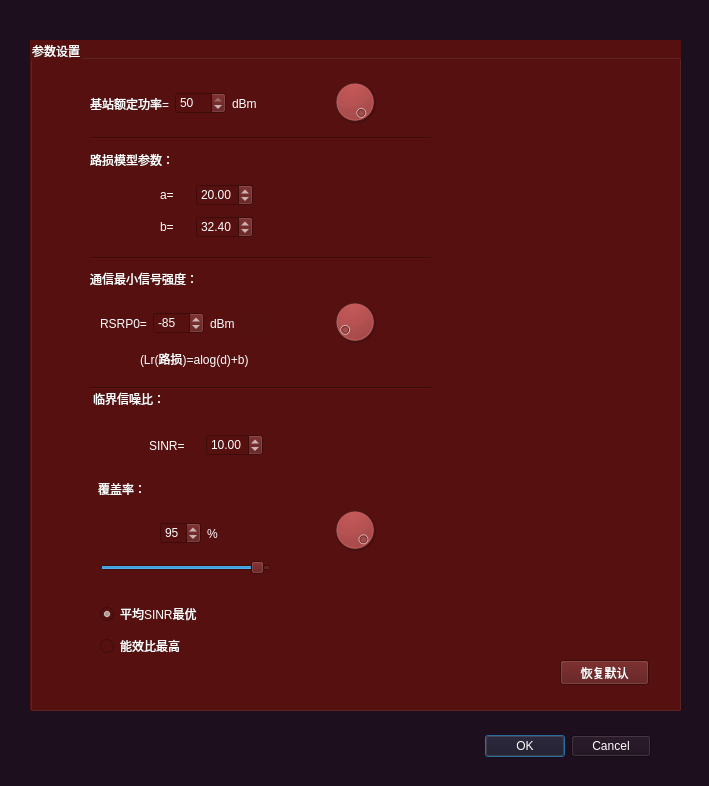
<?xml version="1.0" encoding="UTF-8"?>
<ui version="4.0">
 <class>self_set</class>
 <widget class="QDialog" name="self_set">
  <property name="geometry">
   <rect>
    <x>0</x>
    <y>0</y>
    <width>709</width>
    <height>786</height>
   </rect>
  </property>
  <property name="windowTitle">
   <string>自配置</string>
  </property>
  <property name="styleSheet">
   <string notr="true">background-color: rgb(29, 15, 29);</string>
  </property>
  <widget class="QDialogButtonBox" name="buttonBox">
   <property name="geometry">
    <rect>
     <x>310</x>
     <y>730</y>
     <width>341</width>
     <height>32</height>
    </rect>
   </property>
   <property name="styleSheet">
    <string notr="true">color: rgb(255, 255, 255);</string>
   </property>
   <property name="orientation">
    <enum>Qt::Horizontal</enum>
   </property>
   <property name="standardButtons">
    <set>QDialogButtonBox::Cancel|QDialogButtonBox::Ok</set>
   </property>
  </widget>
  <widget class="QGroupBox" name="groupBox">
   <property name="geometry">
    <rect>
     <x>30</x>
     <y>40</y>
     <width>651</width>
     <height>671</height>
    </rect>
   </property>
   <property name="styleSheet">
    <string notr="true">color: rgb(255, 255, 255);
background-color: rgb(87, 16, 16);


</string>
   </property>
   <property name="title">
    <string>参数设置</string>
   </property>
   <widget class="QDial" name="dial">
    <property name="geometry">
     <rect>
      <x>300</x>
      <y>30</y>
      <width>50</width>
      <height>64</height>
     </rect>
    </property>
    <property name="maximum">
     <number>50</number>
    </property>
    <property name="value">
     <number>50</number>
    </property>
   </widget>
   <widget class="Line" name="line">
    <property name="geometry">
     <rect>
      <x>60</x>
      <y>90</y>
      <width>341</width>
      <height>16</height>
     </rect>
    </property>
    <property name="styleSheet">
     <string notr="true">color: rgb(255, 255, 255);</string>
    </property>
    <property name="orientation">
     <enum>Qt::Horizontal</enum>
    </property>
   </widget>
   <widget class="Line" name="line_2">
    <property name="geometry">
     <rect>
      <x>60</x>
      <y>210</y>
      <width>341</width>
      <height>16</height>
     </rect>
    </property>
    <property name="orientation">
     <enum>Qt::Horizontal</enum>
    </property>
   </widget>
   <widget class="QLabel" name="label_2">
    <property name="geometry">
     <rect>
      <x>60</x>
      <y>230</y>
      <width>141</width>
      <height>17</height>
     </rect>
    </property>
    <property name="text">
     <string>通信最小信号强度：</string>
    </property>
   </widget>
   <widget class="QDial" name="dial_2">
    <property name="geometry">
     <rect>
      <x>300</x>
      <y>250</y>
      <width>50</width>
      <height>64</height>
     </rect>
    </property>
    <property name="minimum">
     <number>-99</number>
    </property>
    <property name="value">
     <number>-85</number>
    </property>
   </widget>
   <widget class="QLabel" name="label_9">
    <property name="geometry">
     <rect>
      <x>110</x>
      <y>310</y>
      <width>141</width>
      <height>17</height>
     </rect>
    </property>
    <property name="text">
     <string>(Lr(路损)=alog(d)+b)</string>
    </property>
   </widget>
   <widget class="Line" name="line_3">
    <property name="geometry">
     <rect>
      <x>60</x>
      <y>340</y>
      <width>341</width>
      <height>16</height>
     </rect>
    </property>
    <property name="autoFillBackground">
     <bool>false</bool>
    </property>
    <property name="styleSheet">
     <string notr="true">color: rgb(255, 255, 255);</string>
    </property>
    <property name="orientation">
     <enum>Qt::Horizontal</enum>
    </property>
   </widget>
   <widget class="QLabel" name="label_10">
    <property name="geometry">
     <rect>
      <x>80</x>
      <y>360</y>
      <width>67</width>
      <height>17</height>
     </rect>
    </property>
    <property name="text">
     <string/>
    </property>
   </widget>
   <widget class="QLabel" name="label_11">
    <property name="geometry">
     <rect>
      <x>68</x>
      <y>440</y>
      <width>67</width>
      <height>17</height>
     </rect>
    </property>
    <property name="text">
     <string>覆盖率：</string>
    </property>
   </widget>
   <widget class="QWidget" name="layoutWidget">
    <property name="geometry">
     <rect>
      <x>70</x>
      <y>560</y>
      <width>120</width>
      <height>60</height>
     </rect>
    </property>
    <layout class="QVBoxLayout" name="verticalLayout_2">
     <item>
      <widget class="QRadioButton" name="radioButton">
       <property name="text">
        <string>平均SINR最优</string>
       </property>
       <property name="checked">
        <bool>true</bool>
       </property>
      </widget>
     </item>
     <item>
      <widget class="QRadioButton" name="radioButton_2">
       <property name="text">
        <string>能效比最高</string>
       </property>
       <property name="checked">
        <bool>false</bool>
       </property>
      </widget>
     </item>
    </layout>
   </widget>
   <widget class="QSlider" name="horizontalSlider">
    <property name="geometry">
     <rect>
      <x>70</x>
      <y>520</y>
      <width>171</width>
      <height>16</height>
     </rect>
    </property>
    <property name="value">
     <number>95</number>
    </property>
    <property name="orientation">
     <enum>Qt::Horizontal</enum>
    </property>
   </widget>
   <widget class="QLabel" name="label_4">
    <property name="geometry">
     <rect>
      <x>60</x>
      <y>110</y>
      <width>105</width>
      <height>20</height>
     </rect>
    </property>
    <property name="text">
     <string>路损模型参数：</string>
    </property>
   </widget>
   <widget class="QWidget" name="layoutWidget">
    <property name="geometry">
     <rect>
      <x>130</x>
      <y>140</y>
      <width>93</width>
      <height>62</height>
     </rect>
    </property>
    <layout class="QVBoxLayout" name="verticalLayout">
     <item>
      <layout class="QHBoxLayout" name="horizontalLayout_3">
       <item>
        <widget class="QLabel" name="label_3">
         <property name="text">
          <string>a=</string>
         </property>
        </widget>
       </item>
       <item>
        <widget class="QDoubleSpinBox" name="PARAMETERA">
         <property name="autoFillBackground">
          <bool>false</bool>
         </property>
         <property name="styleSheet">
          <string notr="true">border-image: url(:/new/prefix1/back.PNG);</string>
         </property>
         <property name="value">
          <double>20.000000000000000</double>
         </property>
        </widget>
       </item>
      </layout>
     </item>
     <item>
      <layout class="QHBoxLayout" name="horizontalLayout_6">
       <item>
        <widget class="QLabel" name="label_6">
         <property name="text">
          <string>b=</string>
         </property>
        </widget>
       </item>
       <item>
        <widget class="QDoubleSpinBox" name="PARAMETERB">
         <property name="autoFillBackground">
          <bool>false</bool>
         </property>
         <property name="styleSheet">
          <string notr="true">border-image: url(:/new/prefix1/back.PNG);</string>
         </property>
         <property name="value">
          <double>32.399999999999999</double>
         </property>
        </widget>
       </item>
      </layout>
     </item>
    </layout>
   </widget>
   <widget class="QWidget" name="layoutWidget">
    <property name="geometry">
     <rect>
      <x>70</x>
      <y>270</y>
      <width>165</width>
      <height>27</height>
     </rect>
    </property>
    <layout class="QHBoxLayout" name="horizontalLayout_2">
     <item>
      <widget class="QLabel" name="label_5">
       <property name="text">
        <string>RSRP0=</string>
       </property>
      </widget>
     </item>
     <item>
      <widget class="QSpinBox" name="RSRP0">
       <property name="styleSheet">
        <string notr="true">border-image: url(:/new/prefix1/back.PNG);</string>
       </property>
       <property name="minimum">
        <number>-200</number>
       </property>
       <property name="value">
        <number>-85</number>
       </property>
      </widget>
     </item>
     <item>
      <widget class="QLabel" name="label_8">
       <property name="text">
        <string>dBm</string>
       </property>
      </widget>
     </item>
     <item>
      <widget class="QLabel" name="label_13">
       <property name="styleSheet">
        <string notr="true">background-color: rgb(85, 16, 16);</string>
       </property>
       <property name="text">
        <string/>
       </property>
      </widget>
     </item>
    </layout>
   </widget>
   <widget class="QWidget" name="layoutWidget">
    <property name="geometry">
     <rect>
      <x>60</x>
      <y>50</y>
      <width>192</width>
      <height>27</height>
     </rect>
    </property>
    <layout class="QHBoxLayout" name="horizontalLayout">
     <item>
      <widget class="QLabel" name="label">
       <property name="text">
        <string>基站额定功率=</string>
       </property>
      </widget>
     </item>
     <item>
      <widget class="QSpinBox" name="spinBox">
       <property name="styleSheet">
        <string notr="true">border-image: url(:/new/prefix1/back.PNG);</string>
       </property>
       <property name="maximum">
        <number>50</number>
       </property>
       <property name="value">
        <number>50</number>
       </property>
      </widget>
     </item>
     <item>
      <widget class="QLabel" name="label_7">
       <property name="text">
        <string>dBm</string>
       </property>
      </widget>
     </item>
    </layout>
   </widget>
   <widget class="QWidget" name="layoutWidget">
    <property name="geometry">
     <rect>
      <x>130</x>
      <y>480</y>
      <width>65</width>
      <height>27</height>
     </rect>
    </property>
    <layout class="QHBoxLayout" name="horizontalLayout_4">
     <item>
      <widget class="QSpinBox" name="COVERRATE">
       <property name="styleSheet">
        <string notr="true">border-image: url(:/new/prefix1/back.PNG);</string>
       </property>
       <property name="value">
        <number>95</number>
       </property>
      </widget>
     </item>
     <item>
      <widget class="QLabel" name="label_12">
       <property name="text">
        <string>%</string>
       </property>
      </widget>
     </item>
    </layout>
   </widget>
   <widget class="QDial" name="dial_3">
    <property name="geometry">
     <rect>
      <x>300</x>
      <y>458</y>
      <width>50</width>
      <height>64</height>
     </rect>
    </property>
    <property name="maximumSize">
     <size>
      <width>16777215</width>
      <height>16777211</height>
     </size>
    </property>
    <property name="minimum">
     <number>0</number>
    </property>
    <property name="value">
     <number>95</number>
    </property>
   </widget>
   <widget class="QPushButton" name="pushButton">
    <property name="geometry">
     <rect>
      <x>530</x>
      <y>620</y>
      <width>89</width>
      <height>25</height>
     </rect>
    </property>
    <property name="text">
     <string>恢复默认</string>
    </property>
   </widget>
   <widget class="QLabel" name="label_14">
    <property name="geometry">
     <rect>
      <x>63</x>
      <y>350</y>
      <width>111</width>
      <height>17</height>
     </rect>
    </property>
    <property name="text">
     <string>临界信噪比：</string>
    </property>
   </widget>
   <widget class="QWidget" name="layoutWidget">
    <property name="geometry">
     <rect>
      <x>119</x>
      <y>392</y>
      <width>114</width>
      <height>27</height>
     </rect>
    </property>
    <layout class="QHBoxLayout" name="horizontalLayout_5">
     <item>
      <widget class="QLabel" name="label_15">
       <property name="text">
        <string>SINR=</string>
       </property>
      </widget>
     </item>
     <item>
      <widget class="QDoubleSpinBox" name="SINRSPIN">
       <property name="styleSheet">
        <string notr="true">border-image: url(:/new/prefix1/back.PNG);</string>
       </property>
       <property name="value">
        <double>10.000000000000000</double>
       </property>
      </widget>
     </item>
    </layout>
   </widget>
  </widget>
 </widget>
 <resources/>
 <connections>
  <connection>
   <sender>buttonBox</sender>
   <signal>accepted()</signal>
   <receiver>self_set</receiver>
   <slot>accept()</slot>
   <hints>
    <hint type="sourcelabel">
     <x>528</x>
     <y>744</y>
    </hint>
    <hint type="destinationlabel">
     <x>157</x>
     <y>274</y>
    </hint>
   </hints>
  </connection>
  <connection>
   <sender>buttonBox</sender>
   <signal>rejected()</signal>
   <receiver>self_set</receiver>
   <slot>reject()</slot>
   <hints>
    <hint type="sourcelabel">
     <x>596</x>
     <y>750</y>
    </hint>
    <hint type="destinationlabel">
     <x>286</x>
     <y>274</y>
    </hint>
   </hints>
  </connection>
  <connection>
   <sender>dial_2</sender>
   <signal>valueChanged(int)</signal>
   <receiver>RSRP0</receiver>
   <slot>setValue(int)</slot>
   <hints>
    <hint type="sourcelabel">
     <x>351</x>
     <y>318</y>
    </hint>
    <hint type="destinationlabel">
     <x>180</x>
     <y>324</y>
    </hint>
   </hints>
  </connection>
  <connection>
   <sender>RSRP0</sender>
   <signal>valueChanged(int)</signal>
   <receiver>dial_2</receiver>
   <slot>setValue(int)</slot>
   <hints>
    <hint type="sourcelabel">
     <x>178</x>
     <y>329</y>
    </hint>
    <hint type="destinationlabel">
     <x>356</x>
     <y>347</y>
    </hint>
   </hints>
  </connection>
  <connection>
   <sender>horizontalSlider</sender>
   <signal>valueChanged(int)</signal>
   <receiver>COVERRATE</receiver>
   <slot>setValue(int)</slot>
   <hints>
    <hint type="sourcelabel">
     <x>184</x>
     <y>564</y>
    </hint>
    <hint type="destinationlabel">
     <x>183</x>
     <y>541</y>
    </hint>
   </hints>
  </connection>
  <connection>
   <sender>COVERRATE</sender>
   <signal>valueChanged(int)</signal>
   <receiver>horizontalSlider</receiver>
   <slot>setValue(int)</slot>
   <hints>
    <hint type="sourcelabel">
     <x>171</x>
     <y>541</y>
    </hint>
    <hint type="destinationlabel">
     <x>163</x>
     <y>563</y>
    </hint>
   </hints>
  </connection>
  <connection>
   <sender>COVERRATE</sender>
   <signal>valueChanged(int)</signal>
   <receiver>dial_3</receiver>
   <slot>setValue(int)</slot>
   <hints>
    <hint type="sourcelabel">
     <x>192</x>
     <y>536</y>
    </hint>
    <hint type="destinationlabel">
     <x>348</x>
     <y>546</y>
    </hint>
   </hints>
  </connection>
  <connection>
   <sender>dial_3</sender>
   <signal>valueChanged(int)</signal>
   <receiver>COVERRATE</receiver>
   <slot>setValue(int)</slot>
   <hints>
    <hint type="sourcelabel">
     <x>365</x>
     <y>554</y>
    </hint>
    <hint type="destinationlabel">
     <x>175</x>
     <y>529</y>
    </hint>
   </hints>
  </connection>
 </connections>
</ui>
